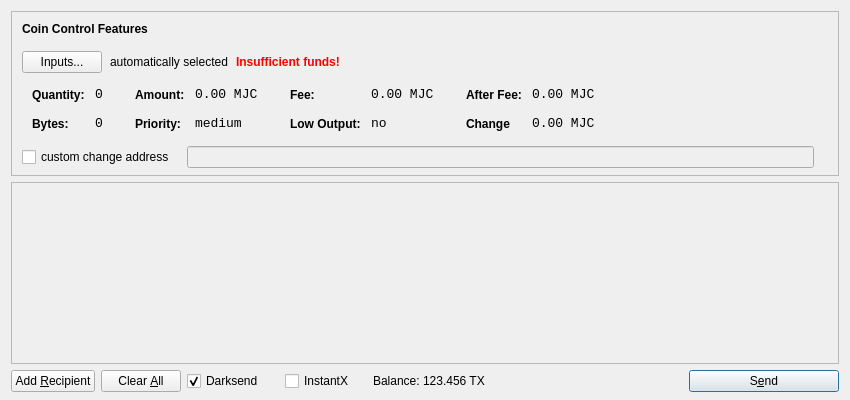
<?xml version="1.0" encoding="UTF-8"?>
<ui version="4.0">
 <class>SendCoinsDialog</class>
 <widget class="QDialog" name="SendCoinsDialog">
  <property name="geometry">
   <rect>
    <x>0</x>
    <y>0</y>
    <width>850</width>
    <height>400</height>
   </rect>
  </property>
  <property name="windowTitle">
   <string>Send Coins</string>
  </property>
  <layout class="QVBoxLayout" name="verticalLayout" stretch="0,1,0">
   <property name="bottomMargin">
    <number>8</number>
   </property>
   <item>
    <widget class="QFrame" name="frameCoinControl">
     <property name="sizePolicy">
      <sizepolicy hsizetype="Expanding" vsizetype="Expanding">
       <horstretch>0</horstretch>
       <verstretch>0</verstretch>
      </sizepolicy>
     </property>
     <property name="maximumSize">
      <size>
       <width>16777215</width>
       <height>16777215</height>
      </size>
     </property>
     <property name="frameShape">
      <enum>QFrame::StyledPanel</enum>
     </property>
     <property name="frameShadow">
      <enum>QFrame::Sunken</enum>
     </property>
     <layout class="QVBoxLayout" name="verticalLayoutCoinControl2">
      <property name="spacing">
       <number>-1</number>
      </property>
      <property name="leftMargin">
       <number>0</number>
      </property>
      <property name="topMargin">
       <number>0</number>
      </property>
      <property name="rightMargin">
       <number>0</number>
      </property>
      <property name="bottomMargin">
       <number>6</number>
      </property>
      <item>
       <layout class="QVBoxLayout" name="verticalLayoutCoinControl" stretch="0,0,0,0,1">
        <property name="spacing">
         <number>0</number>
        </property>
        <property name="leftMargin">
         <number>10</number>
        </property>
        <property name="topMargin">
         <number>10</number>
        </property>
        <item>
         <layout class="QHBoxLayout" name="horizontalLayoutCoinControl1">
          <property name="bottomMargin">
           <number>15</number>
          </property>
          <item>
           <widget class="QLabel" name="labelCoinControlFeatures">
            <property name="sizePolicy">
             <sizepolicy hsizetype="Preferred" vsizetype="Maximum">
              <horstretch>0</horstretch>
              <verstretch>0</verstretch>
             </sizepolicy>
            </property>
            <property name="font">
             <font>
              <weight>75</weight>
              <bold>true</bold>
             </font>
            </property>
            <property name="styleSheet">
             <string notr="true">font-weight:bold;</string>
            </property>
            <property name="text">
             <string>Coin Control Features</string>
            </property>
           </widget>
          </item>
         </layout>
        </item>
        <item>
         <layout class="QHBoxLayout" name="horizontalLayoutCoinControl2" stretch="0,0,0,0">
          <property name="spacing">
           <number>8</number>
          </property>
          <property name="bottomMargin">
           <number>10</number>
          </property>
          <item>
           <widget class="QPushButton" name="pushButtonCoinControl">
            <property name="styleSheet">
             <string notr="true"/>
            </property>
            <property name="text">
             <string>Inputs...</string>
            </property>
           </widget>
          </item>
          <item>
           <widget class="QLabel" name="labelCoinControlAutomaticallySelected">
            <property name="text">
             <string>automatically selected</string>
            </property>
            <property name="margin">
             <number>5</number>
            </property>
           </widget>
          </item>
          <item>
           <widget class="QLabel" name="labelCoinControlInsuffFunds">
            <property name="font">
             <font>
              <weight>75</weight>
              <bold>true</bold>
             </font>
            </property>
            <property name="styleSheet">
             <string notr="true">color:red;font-weight:bold;</string>
            </property>
            <property name="text">
             <string>Insufficient funds!</string>
            </property>
            <property name="margin">
             <number>5</number>
            </property>
           </widget>
          </item>
          <item>
           <spacer name="horizontalSpacerCoinControl">
            <property name="orientation">
             <enum>Qt::Horizontal</enum>
            </property>
            <property name="sizeHint" stdset="0">
             <size>
              <width>40</width>
              <height>1</height>
             </size>
            </property>
           </spacer>
          </item>
         </layout>
        </item>
        <item>
         <widget class="QWidget" name="widgetCoinControl" native="true">
          <property name="sizePolicy">
           <sizepolicy hsizetype="Preferred" vsizetype="Preferred">
            <horstretch>0</horstretch>
            <verstretch>0</verstretch>
           </sizepolicy>
          </property>
          <property name="minimumSize">
           <size>
            <width>0</width>
            <height>0</height>
           </size>
          </property>
          <property name="styleSheet">
           <string notr="true"/>
          </property>
          <layout class="QHBoxLayout" name="horizontalLayoutCoinControl5">
           <property name="margin">
            <number>0</number>
           </property>
           <item>
            <layout class="QHBoxLayout" name="horizontalLayoutCoinControl3" stretch="0,0,0,1">
             <property name="spacing">
              <number>20</number>
             </property>
             <property name="topMargin">
              <number>0</number>
             </property>
             <property name="bottomMargin">
              <number>10</number>
             </property>
             <item>
              <layout class="QFormLayout" name="formLayoutCoinControl1">
               <property name="horizontalSpacing">
                <number>10</number>
               </property>
               <property name="verticalSpacing">
                <number>14</number>
               </property>
               <property name="leftMargin">
                <number>10</number>
               </property>
               <property name="topMargin">
                <number>4</number>
               </property>
               <property name="rightMargin">
                <number>6</number>
               </property>
               <item row="0" column="0">
                <widget class="QLabel" name="labelCoinControlQuantityText">
                 <property name="styleSheet">
                  <string notr="true">font-weight:bold;</string>
                 </property>
                 <property name="text">
                  <string>Quantity:</string>
                 </property>
                 <property name="margin">
                  <number>0</number>
                 </property>
                </widget>
               </item>
               <item row="0" column="1">
                <widget class="QLabel" name="labelCoinControlQuantity">
                 <property name="font">
                  <font>
                   <family>Monospace</family>
                   <pointsize>10</pointsize>
                  </font>
                 </property>
                 <property name="cursor">
                  <cursorShape>IBeamCursor</cursorShape>
                 </property>
                 <property name="contextMenuPolicy">
                  <enum>Qt::ActionsContextMenu</enum>
                 </property>
                 <property name="text">
                  <string>0</string>
                 </property>
                 <property name="margin">
                  <number>0</number>
                 </property>
                 <property name="textInteractionFlags">
                  <set>Qt::LinksAccessibleByMouse|Qt::TextSelectableByKeyboard|Qt::TextSelectableByMouse</set>
                 </property>
                </widget>
               </item>
               <item row="1" column="0">
                <widget class="QLabel" name="labelCoinControlBytesText">
                 <property name="styleSheet">
                  <string notr="true">font-weight:bold;</string>
                 </property>
                 <property name="text">
                  <string>Bytes:</string>
                 </property>
                </widget>
               </item>
               <item row="1" column="1">
                <widget class="QLabel" name="labelCoinControlBytes">
                 <property name="font">
                  <font>
                   <family>Monospace</family>
                   <pointsize>10</pointsize>
                  </font>
                 </property>
                 <property name="cursor">
                  <cursorShape>IBeamCursor</cursorShape>
                 </property>
                 <property name="contextMenuPolicy">
                  <enum>Qt::ActionsContextMenu</enum>
                 </property>
                 <property name="text">
                  <string>0</string>
                 </property>
                 <property name="textInteractionFlags">
                  <set>Qt::LinksAccessibleByMouse|Qt::TextSelectableByKeyboard|Qt::TextSelectableByMouse</set>
                 </property>
                </widget>
               </item>
              </layout>
             </item>
             <item>
              <layout class="QFormLayout" name="formLayoutCoinControl2">
               <property name="horizontalSpacing">
                <number>10</number>
               </property>
               <property name="verticalSpacing">
                <number>14</number>
               </property>
               <property name="leftMargin">
                <number>6</number>
               </property>
               <property name="topMargin">
                <number>4</number>
               </property>
               <property name="rightMargin">
                <number>6</number>
               </property>
               <item row="0" column="0">
                <widget class="QLabel" name="labelCoinControlAmountText">
                 <property name="styleSheet">
                  <string notr="true">font-weight:bold;</string>
                 </property>
                 <property name="text">
                  <string>Amount:</string>
                 </property>
                 <property name="margin">
                  <number>0</number>
                 </property>
                </widget>
               </item>
               <item row="0" column="1">
                <widget class="QLabel" name="labelCoinControlAmount">
                 <property name="font">
                  <font>
                   <family>Monospace</family>
                   <pointsize>10</pointsize>
                  </font>
                 </property>
                 <property name="cursor">
                  <cursorShape>IBeamCursor</cursorShape>
                 </property>
                 <property name="contextMenuPolicy">
                  <enum>Qt::ActionsContextMenu</enum>
                 </property>
                 <property name="text">
                  <string>0.00 MJC</string>
                 </property>
                 <property name="textInteractionFlags">
                  <set>Qt::LinksAccessibleByMouse|Qt::TextSelectableByKeyboard|Qt::TextSelectableByMouse</set>
                 </property>
                </widget>
               </item>
               <item row="1" column="0">
                <widget class="QLabel" name="labelCoinControlPriorityText">
                 <property name="styleSheet">
                  <string notr="true">font-weight:bold;</string>
                 </property>
                 <property name="text">
                  <string>Priority:</string>
                 </property>
                </widget>
               </item>
               <item row="1" column="1">
                <widget class="QLabel" name="labelCoinControlPriority">
                 <property name="font">
                  <font>
                   <family>Monospace</family>
                   <pointsize>10</pointsize>
                  </font>
                 </property>
                 <property name="cursor">
                  <cursorShape>IBeamCursor</cursorShape>
                 </property>
                 <property name="contextMenuPolicy">
                  <enum>Qt::ActionsContextMenu</enum>
                 </property>
                 <property name="text">
                  <string>medium</string>
                 </property>
                 <property name="textInteractionFlags">
                  <set>Qt::LinksAccessibleByMouse|Qt::TextSelectableByKeyboard|Qt::TextSelectableByMouse</set>
                 </property>
                </widget>
               </item>
              </layout>
             </item>
             <item>
              <layout class="QFormLayout" name="formLayoutCoinControl3">
               <property name="horizontalSpacing">
                <number>10</number>
               </property>
               <property name="verticalSpacing">
                <number>14</number>
               </property>
               <property name="leftMargin">
                <number>6</number>
               </property>
               <property name="topMargin">
                <number>4</number>
               </property>
               <property name="rightMargin">
                <number>6</number>
               </property>
               <item row="0" column="0">
                <widget class="QLabel" name="labelCoinControlFeeText">
                 <property name="styleSheet">
                  <string notr="true">font-weight:bold;</string>
                 </property>
                 <property name="text">
                  <string>Fee:</string>
                 </property>
                 <property name="margin">
                  <number>0</number>
                 </property>
                </widget>
               </item>
               <item row="0" column="1">
                <widget class="QLabel" name="labelCoinControlFee">
                 <property name="font">
                  <font>
                   <family>Monospace</family>
                   <pointsize>10</pointsize>
                  </font>
                 </property>
                 <property name="cursor">
                  <cursorShape>IBeamCursor</cursorShape>
                 </property>
                 <property name="contextMenuPolicy">
                  <enum>Qt::ActionsContextMenu</enum>
                 </property>
                 <property name="text">
                  <string>0.00 MJC</string>
                 </property>
                 <property name="textInteractionFlags">
                  <set>Qt::LinksAccessibleByMouse|Qt::TextSelectableByKeyboard|Qt::TextSelectableByMouse</set>
                 </property>
                </widget>
               </item>
               <item row="1" column="0">
                <widget class="QLabel" name="labelCoinControlLowOutputText">
                 <property name="styleSheet">
                  <string notr="true">font-weight:bold;</string>
                 </property>
                 <property name="text">
                  <string>Low Output:</string>
                 </property>
                </widget>
               </item>
               <item row="1" column="1">
                <widget class="QLabel" name="labelCoinControlLowOutput">
                 <property name="font">
                  <font>
                   <family>Monospace</family>
                   <pointsize>10</pointsize>
                  </font>
                 </property>
                 <property name="cursor">
                  <cursorShape>IBeamCursor</cursorShape>
                 </property>
                 <property name="contextMenuPolicy">
                  <enum>Qt::ActionsContextMenu</enum>
                 </property>
                 <property name="text">
                  <string>no</string>
                 </property>
                 <property name="textInteractionFlags">
                  <set>Qt::LinksAccessibleByMouse|Qt::TextSelectableByKeyboard|Qt::TextSelectableByMouse</set>
                 </property>
                </widget>
               </item>
              </layout>
             </item>
             <item>
              <layout class="QFormLayout" name="formLayoutCoinControl4">
               <property name="horizontalSpacing">
                <number>10</number>
               </property>
               <property name="verticalSpacing">
                <number>14</number>
               </property>
               <property name="leftMargin">
                <number>6</number>
               </property>
               <property name="topMargin">
                <number>4</number>
               </property>
               <property name="rightMargin">
                <number>6</number>
               </property>
               <item row="0" column="0">
                <widget class="QLabel" name="labelCoinControlAfterFeeText">
                 <property name="styleSheet">
                  <string notr="true">font-weight:bold;</string>
                 </property>
                 <property name="text">
                  <string>After Fee:</string>
                 </property>
                 <property name="margin">
                  <number>0</number>
                 </property>
                </widget>
               </item>
               <item row="0" column="1">
                <widget class="QLabel" name="labelCoinControlAfterFee">
                 <property name="font">
                  <font>
                   <family>Monospace</family>
                   <pointsize>10</pointsize>
                  </font>
                 </property>
                 <property name="cursor">
                  <cursorShape>IBeamCursor</cursorShape>
                 </property>
                 <property name="contextMenuPolicy">
                  <enum>Qt::ActionsContextMenu</enum>
                 </property>
                 <property name="text">
                  <string>0.00 MJC</string>
                 </property>
                 <property name="textInteractionFlags">
                  <set>Qt::LinksAccessibleByMouse|Qt::TextSelectableByKeyboard|Qt::TextSelectableByMouse</set>
                 </property>
                </widget>
               </item>
               <item row="1" column="0">
                <widget class="QLabel" name="labelCoinControlChangeText">
                 <property name="styleSheet">
                  <string notr="true">font-weight:bold;</string>
                 </property>
                 <property name="text">
                  <string>Change</string>
                 </property>
                </widget>
               </item>
               <item row="1" column="1">
                <widget class="QLabel" name="labelCoinControlChange">
                 <property name="font">
                  <font>
                   <family>Monospace</family>
                   <pointsize>10</pointsize>
                  </font>
                 </property>
                 <property name="cursor">
                  <cursorShape>IBeamCursor</cursorShape>
                 </property>
                 <property name="contextMenuPolicy">
                  <enum>Qt::ActionsContextMenu</enum>
                 </property>
                 <property name="text">
                  <string>0.00 MJC</string>
                 </property>
                 <property name="textInteractionFlags">
                  <set>Qt::LinksAccessibleByMouse|Qt::TextSelectableByKeyboard|Qt::TextSelectableByMouse</set>
                 </property>
                </widget>
               </item>
              </layout>
             </item>
            </layout>
           </item>
          </layout>
         </widget>
        </item>
        <item>
         <layout class="QHBoxLayout" name="horizontalLayoutCoinControl4" stretch="0,0,0">
          <property name="spacing">
           <number>12</number>
          </property>
          <property name="sizeConstraint">
           <enum>QLayout::SetDefaultConstraint</enum>
          </property>
          <property name="topMargin">
           <number>5</number>
          </property>
          <property name="rightMargin">
           <number>5</number>
          </property>
          <item>
           <widget class="QCheckBox" name="checkBoxCoinControlChange">
            <property name="text">
             <string>custom change address</string>
            </property>
           </widget>
          </item>
          <item>
           <widget class="QLineEdit" name="lineEditCoinControlChange">
            <property name="enabled">
             <bool>false</bool>
            </property>
            <property name="sizePolicy">
             <sizepolicy hsizetype="Expanding" vsizetype="Fixed">
              <horstretch>0</horstretch>
              <verstretch>0</verstretch>
             </sizepolicy>
            </property>
           </widget>
          </item>
          <item>
           <widget class="QLabel" name="labelCoinControlChangeLabel">
            <property name="sizePolicy">
             <sizepolicy hsizetype="Preferred" vsizetype="Expanding">
              <horstretch>0</horstretch>
              <verstretch>0</verstretch>
             </sizepolicy>
            </property>
            <property name="minimumSize">
             <size>
              <width>0</width>
              <height>0</height>
             </size>
            </property>
            <property name="text">
             <string/>
            </property>
            <property name="margin">
             <number>3</number>
            </property>
           </widget>
          </item>
         </layout>
        </item>
        <item>
         <spacer name="verticalSpacerCoinControl">
          <property name="orientation">
           <enum>Qt::Vertical</enum>
          </property>
          <property name="sizeHint" stdset="0">
           <size>
            <width>800</width>
            <height>1</height>
           </size>
          </property>
         </spacer>
        </item>
       </layout>
      </item>
     </layout>
    </widget>
   </item>
   <item>
    <widget class="QScrollArea" name="scrollArea">
     <property name="widgetResizable">
      <bool>true</bool>
     </property>
     <widget class="QWidget" name="scrollAreaWidgetContents">
      <property name="geometry">
       <rect>
        <x>0</x>
        <y>0</y>
        <width>830</width>
        <height>165</height>
       </rect>
      </property>
      <layout class="QVBoxLayout" name="verticalLayout_2">
       <property name="margin">
        <number>0</number>
       </property>
       <item>
        <layout class="QVBoxLayout" name="entries">
         <property name="spacing">
          <number>6</number>
         </property>
        </layout>
       </item>
       <item>
        <spacer name="verticalSpacer">
         <property name="orientation">
          <enum>Qt::Vertical</enum>
         </property>
         <property name="sizeHint" stdset="0">
          <size>
           <width>20</width>
           <height>40</height>
          </size>
         </property>
        </spacer>
       </item>
      </layout>
     </widget>
    </widget>
   </item>
   <item>
    <layout class="QHBoxLayout" name="horizontalLayout">
     <item>
      <widget class="QPushButton" name="addButton">
       <property name="toolTip">
        <string>Send to multiple recipients at once</string>
       </property>
       <property name="text">
        <string>Add &amp;Recipient</string>
       </property>
       <property name="autoDefault">
        <bool>false</bool>
       </property>
      </widget>
     </item>
     <item>
      <widget class="QPushButton" name="clearButton">
       <property name="sizePolicy">
        <sizepolicy hsizetype="Minimum" vsizetype="Fixed">
         <horstretch>0</horstretch>
         <verstretch>0</verstretch>
        </sizepolicy>
       </property>
       <property name="toolTip">
        <string>Remove all transaction fields</string>
       </property>
       <property name="text">
        <string>Clear &amp;All</string>
       </property>
       <property name="autoRepeatDelay">
        <number>300</number>
       </property>
       <property name="autoDefault">
        <bool>false</bool>
       </property>
      </widget>
     </item>
     <item>
      <layout class="QHBoxLayout" name="horizontalLayout_2">
       <property name="spacing">
        <number>3</number>
       </property>
        <item>
        <widget class="QCheckBox" name="checkUseDarksend">
         <property name="minimumSize">
          <size>
           <width>95</width>
           <height>0</height>
          </size>
         </property>
         <property name="text">
          <string>Darksend</string>
         </property>
         <property name="checked">
          <bool>true</bool>
         </property>
        </widget>
       </item>
       <item>
        <widget class="QCheckBox" name="checkInstantX">
         <property name="enabled">
          <bool>true</bool>
         </property>
         <property name="minimumSize">
          <size>
           <width>85</width>
           <height>0</height>
          </size>
         </property>
         <property name="text">
          <string>InstantX</string>
         </property>
        </widget>
       </item>
       <item>
        <widget class="QLabel" name="label">
         <property name="sizePolicy">
          <sizepolicy hsizetype="Preferred" vsizetype="Fixed">
           <horstretch>0</horstretch>
           <verstretch>0</verstretch>
          </sizepolicy>
         </property>
         <property name="text">
          <string>Balance:</string>
         </property>
        </widget>
       </item>
       <item>
        <widget class="QLabel" name="labelBalance">
         <property name="sizePolicy">
          <sizepolicy hsizetype="Preferred" vsizetype="Fixed">
           <horstretch>0</horstretch>
           <verstretch>0</verstretch>
          </sizepolicy>
         </property>
         <property name="cursor">
          <cursorShape>IBeamCursor</cursorShape>
         </property>
         <property name="text">
          <string>123.456 TX</string>
         </property>
         <property name="textInteractionFlags">
          <set>Qt::LinksAccessibleByMouse|Qt::TextSelectableByKeyboard|Qt::TextSelectableByMouse</set>
         </property>
        </widget>
       </item>
      </layout>
     </item>
     <item>
      <spacer name="horizontalSpacer">
       <property name="orientation">
        <enum>Qt::Horizontal</enum>
       </property>
       <property name="sizeHint" stdset="0">
        <size>
         <width>40</width>
         <height>20</height>
        </size>
       </property>
      </spacer>
     </item>
     <item>
      <widget class="QPushButton" name="sendButton">
       <property name="minimumSize">
        <size>
         <width>150</width>
         <height>0</height>
        </size>
       </property>
       <property name="toolTip">
        <string>Confirm the send action</string>
       </property>
       <property name="text">
        <string>S&amp;end</string>
       </property>
       <property name="icon">
        <iconset resource="../bitcoin.qrc">
         <normaloff>:/icons/send</normaloff>:/icons/send</iconset>
       </property>
       <property name="default">
        <bool>true</bool>
       </property>
      </widget>
     </item>
    </layout>
   </item>
  </layout>
 </widget>
 <resources>
  <include location="../bitcoin.qrc"/>
 </resources>
 <connections/>
</ui>
